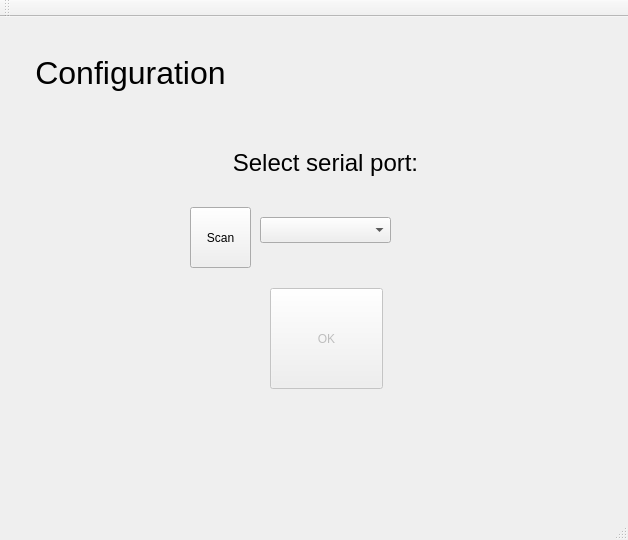
<?xml version="1.0" encoding="UTF-8"?>
<ui version="4.0">
 <class>MainWindow</class>
 <widget class="QMainWindow" name="MainWindow">
  <property name="geometry">
   <rect>
    <x>0</x>
    <y>0</y>
    <width>628</width>
    <height>540</height>
   </rect>
  </property>
  <property name="windowTitle">
   <string>MainWindow</string>
  </property>
  <widget class="QWidget" name="centralWidget">
   <widget class="QStackedWidget" name="stackedWidget">
    <property name="enabled">
     <bool>true</bool>
    </property>
    <property name="geometry">
     <rect>
      <x>0</x>
      <y>0</y>
      <width>631</width>
      <height>481</height>
     </rect>
    </property>
    <property name="currentIndex">
     <number>6</number>
    </property>
    <widget class="QWidget" name="config">
     <widget class="QLabel" name="label">
      <property name="geometry">
       <rect>
        <x>20</x>
        <y>10</y>
        <width>221</width>
        <height>91</height>
       </rect>
      </property>
      <property name="font">
       <font>
        <pointsize>24</pointsize>
       </font>
      </property>
      <property name="text">
       <string>Configuration</string>
      </property>
      <property name="alignment">
       <set>Qt::AlignCenter</set>
      </property>
     </widget>
     <widget class="QPushButton" name="mode_btn">
      <property name="geometry">
       <rect>
        <x>210</x>
        <y>110</y>
        <width>91</width>
        <height>41</height>
       </rect>
      </property>
      <property name="font">
       <font>
        <pointsize>18</pointsize>
       </font>
      </property>
      <property name="text">
       <string>Mode</string>
      </property>
     </widget>
     <widget class="QPushButton" name="syringe_btn">
      <property name="geometry">
       <rect>
        <x>210</x>
        <y>160</y>
        <width>91</width>
        <height>41</height>
       </rect>
      </property>
      <property name="font">
       <font>
        <pointsize>18</pointsize>
       </font>
      </property>
      <property name="text">
       <string>Syringe</string>
      </property>
     </widget>
     <widget class="QPushButton" name="rate_btn">
      <property name="enabled">
       <bool>true</bool>
      </property>
      <property name="geometry">
       <rect>
        <x>210</x>
        <y>210</y>
        <width>91</width>
        <height>41</height>
       </rect>
      </property>
      <property name="font">
       <font>
        <pointsize>18</pointsize>
       </font>
      </property>
      <property name="text">
       <string>Rate</string>
      </property>
     </widget>
     <widget class="QPushButton" name="target_btn">
      <property name="geometry">
       <rect>
        <x>210</x>
        <y>260</y>
        <width>91</width>
        <height>41</height>
       </rect>
      </property>
      <property name="font">
       <font>
        <pointsize>18</pointsize>
       </font>
      </property>
      <property name="text">
       <string>Target</string>
      </property>
     </widget>
     <widget class="QPushButton" name="empty_btn">
      <property name="geometry">
       <rect>
        <x>180</x>
        <y>330</y>
        <width>121</width>
        <height>41</height>
       </rect>
      </property>
      <property name="font">
       <font>
        <pointsize>18</pointsize>
       </font>
      </property>
      <property name="text">
       <string>Fast Empty</string>
      </property>
     </widget>
     <widget class="QPushButton" name="fill_btn">
      <property name="geometry">
       <rect>
        <x>330</x>
        <y>330</y>
        <width>121</width>
        <height>41</height>
       </rect>
      </property>
      <property name="font">
       <font>
        <pointsize>18</pointsize>
       </font>
      </property>
      <property name="text">
       <string>Fast Fill</string>
      </property>
     </widget>
     <widget class="QPushButton" name="run_btn">
      <property name="geometry">
       <rect>
        <x>270</x>
        <y>380</y>
        <width>91</width>
        <height>81</height>
       </rect>
      </property>
      <property name="font">
       <font>
        <pointsize>20</pointsize>
       </font>
      </property>
      <property name="text">
       <string>Run</string>
      </property>
     </widget>
     <widget class="QCheckBox" name="checkBox">
      <property name="geometry">
       <rect>
        <x>470</x>
        <y>180</y>
        <width>87</width>
        <height>20</height>
       </rect>
      </property>
      <property name="text">
       <string>All Correct</string>
      </property>
     </widget>
     <widget class="QTableWidget" name="mode_table">
      <property name="geometry">
       <rect>
        <x>340</x>
        <y>110</y>
        <width>101</width>
        <height>31</height>
       </rect>
      </property>
      <property name="editTriggers">
       <set>QAbstractItemView::NoEditTriggers</set>
      </property>
      <attribute name="horizontalHeaderVisible">
       <bool>false</bool>
      </attribute>
      <attribute name="horizontalHeaderHighlightSections">
       <bool>false</bool>
      </attribute>
      <attribute name="verticalHeaderVisible">
       <bool>false</bool>
      </attribute>
      <row>
       <property name="text">
        <string>New Row</string>
       </property>
       <property name="font">
        <font>
         <pointsize>18</pointsize>
        </font>
       </property>
      </row>
      <column>
       <property name="text">
        <string>New Column</string>
       </property>
      </column>
     </widget>
     <widget class="QTableWidget" name="syringe_table">
      <property name="geometry">
       <rect>
        <x>340</x>
        <y>160</y>
        <width>101</width>
        <height>31</height>
       </rect>
      </property>
      <property name="editTriggers">
       <set>QAbstractItemView::NoEditTriggers</set>
      </property>
      <attribute name="horizontalHeaderVisible">
       <bool>false</bool>
      </attribute>
      <attribute name="horizontalHeaderHighlightSections">
       <bool>false</bool>
      </attribute>
      <attribute name="verticalHeaderVisible">
       <bool>false</bool>
      </attribute>
      <row>
       <property name="text">
        <string>New Row</string>
       </property>
       <property name="font">
        <font>
         <pointsize>18</pointsize>
        </font>
       </property>
      </row>
      <column>
       <property name="text">
        <string>New Column</string>
       </property>
      </column>
     </widget>
     <widget class="QTableWidget" name="rate_table">
      <property name="geometry">
       <rect>
        <x>340</x>
        <y>210</y>
        <width>101</width>
        <height>31</height>
       </rect>
      </property>
      <property name="editTriggers">
       <set>QAbstractItemView::NoEditTriggers</set>
      </property>
      <attribute name="horizontalHeaderVisible">
       <bool>false</bool>
      </attribute>
      <attribute name="horizontalHeaderHighlightSections">
       <bool>false</bool>
      </attribute>
      <attribute name="verticalHeaderVisible">
       <bool>false</bool>
      </attribute>
      <row>
       <property name="text">
        <string>New Row</string>
       </property>
       <property name="font">
        <font>
         <pointsize>18</pointsize>
        </font>
       </property>
      </row>
      <column>
       <property name="text">
        <string>New Column</string>
       </property>
      </column>
     </widget>
     <widget class="QTableWidget" name="target_table_vol">
      <property name="geometry">
       <rect>
        <x>340</x>
        <y>260</y>
        <width>101</width>
        <height>31</height>
       </rect>
      </property>
      <property name="editTriggers">
       <set>QAbstractItemView::NoEditTriggers</set>
      </property>
      <attribute name="horizontalHeaderVisible">
       <bool>false</bool>
      </attribute>
      <attribute name="horizontalHeaderHighlightSections">
       <bool>false</bool>
      </attribute>
      <attribute name="verticalHeaderVisible">
       <bool>false</bool>
      </attribute>
      <row>
       <property name="text">
        <string>New Row</string>
       </property>
       <property name="font">
        <font>
         <pointsize>18</pointsize>
        </font>
       </property>
      </row>
      <column>
       <property name="text">
        <string>New Column</string>
       </property>
      </column>
     </widget>
     <widget class="QTableWidget" name="target_table_time">
      <property name="geometry">
       <rect>
        <x>480</x>
        <y>260</y>
        <width>101</width>
        <height>31</height>
       </rect>
      </property>
      <property name="editTriggers">
       <set>QAbstractItemView::NoEditTriggers</set>
      </property>
      <attribute name="horizontalHeaderVisible">
       <bool>false</bool>
      </attribute>
      <attribute name="horizontalHeaderHighlightSections">
       <bool>false</bool>
      </attribute>
      <attribute name="verticalHeaderVisible">
       <bool>false</bool>
      </attribute>
      <row>
       <property name="text">
        <string>New Row</string>
       </property>
       <property name="font">
        <font>
         <pointsize>18</pointsize>
        </font>
       </property>
      </row>
      <column>
       <property name="text">
        <string>New Column</string>
       </property>
      </column>
     </widget>
     <widget class="QLabel" name="label_21">
      <property name="geometry">
       <rect>
        <x>430</x>
        <y>265</y>
        <width>60</width>
        <height>21</height>
       </rect>
      </property>
      <property name="font">
       <font>
        <pointsize>18</pointsize>
       </font>
      </property>
      <property name="text">
       <string>=</string>
      </property>
      <property name="alignment">
       <set>Qt::AlignCenter</set>
      </property>
     </widget>
    </widget>
    <widget class="QWidget" name="mode">
     <widget class="QLabel" name="label_2">
      <property name="geometry">
       <rect>
        <x>30</x>
        <y>0</y>
        <width>211</width>
        <height>111</height>
       </rect>
      </property>
      <property name="font">
       <font>
        <pointsize>24</pointsize>
       </font>
      </property>
      <property name="text">
       <string>Mode Select</string>
      </property>
      <property name="alignment">
       <set>Qt::AlignCenter</set>
      </property>
     </widget>
     <widget class="QComboBox" name="comboBox">
      <property name="geometry">
       <rect>
        <x>260</x>
        <y>210</y>
        <width>111</width>
        <height>31</height>
       </rect>
      </property>
      <property name="font">
       <font>
        <pointsize>18</pointsize>
       </font>
      </property>
      <item>
       <property name="text">
        <string>Pumping</string>
       </property>
      </item>
      <item>
       <property name="text">
        <string>Filling</string>
       </property>
      </item>
     </widget>
     <widget class="QPushButton" name="done1_btn">
      <property name="geometry">
       <rect>
        <x>270</x>
        <y>340</y>
        <width>91</width>
        <height>51</height>
       </rect>
      </property>
      <property name="font">
       <font>
        <pointsize>18</pointsize>
       </font>
      </property>
      <property name="text">
       <string>Done</string>
      </property>
     </widget>
    </widget>
    <widget class="QWidget" name="syringe">
     <widget class="QLabel" name="label_3">
      <property name="geometry">
       <rect>
        <x>10</x>
        <y>0</y>
        <width>231</width>
        <height>111</height>
       </rect>
      </property>
      <property name="font">
       <font>
        <pointsize>24</pointsize>
       </font>
      </property>
      <property name="text">
       <string>Syringe Select</string>
      </property>
      <property name="alignment">
       <set>Qt::AlignCenter</set>
      </property>
     </widget>
     <widget class="QComboBox" name="comboBox_2">
      <property name="geometry">
       <rect>
        <x>200</x>
        <y>140</y>
        <width>241</width>
        <height>51</height>
       </rect>
      </property>
      <property name="font">
       <font>
        <pointsize>18</pointsize>
       </font>
      </property>
      <item>
       <property name="text">
        <string>Custom</string>
       </property>
      </item>
      <item>
       <property name="text">
        <string>Hamilton Gastight (5ml)</string>
       </property>
      </item>
      <item>
       <property name="text">
        <string>Hamilton Gastight (10ml)</string>
       </property>
      </item>
     </widget>
     <widget class="QPushButton" name="done2_btn">
      <property name="geometry">
       <rect>
        <x>270</x>
        <y>340</y>
        <width>91</width>
        <height>51</height>
       </rect>
      </property>
      <property name="font">
       <font>
        <pointsize>18</pointsize>
       </font>
      </property>
      <property name="text">
       <string>Done</string>
      </property>
     </widget>
     <widget class="QLabel" name="label_7">
      <property name="geometry">
       <rect>
        <x>160</x>
        <y>190</y>
        <width>251</width>
        <height>51</height>
       </rect>
      </property>
      <property name="font">
       <font>
        <pointsize>18</pointsize>
       </font>
      </property>
      <property name="text">
       <string>Custom Dimensions:</string>
      </property>
      <property name="alignment">
       <set>Qt::AlignCenter</set>
      </property>
     </widget>
     <widget class="QLabel" name="label_8">
      <property name="geometry">
       <rect>
        <x>150</x>
        <y>230</y>
        <width>191</width>
        <height>31</height>
       </rect>
      </property>
      <property name="font">
       <font>
        <pointsize>16</pointsize>
       </font>
      </property>
      <property name="text">
       <string>&lt;html&gt;&lt;head/&gt;&lt;body&gt;&lt;p&gt;Volume (ml)&lt;/p&gt;&lt;/body&gt;&lt;/html&gt;</string>
      </property>
      <property name="alignment">
       <set>Qt::AlignCenter</set>
      </property>
     </widget>
     <widget class="QDoubleSpinBox" name="doubleSpinBox">
      <property name="geometry">
       <rect>
        <x>370</x>
        <y>260</y>
        <width>68</width>
        <height>24</height>
       </rect>
      </property>
      <property name="minimum">
       <double>1.000000000000000</double>
      </property>
      <property name="maximum">
       <double>20.000000000000000</double>
      </property>
      <property name="singleStep">
       <double>0.100000000000000</double>
      </property>
      <property name="value">
       <double>1.000000000000000</double>
      </property>
     </widget>
     <widget class="QLabel" name="label_17">
      <property name="geometry">
       <rect>
        <x>150</x>
        <y>260</y>
        <width>251</width>
        <height>21</height>
       </rect>
      </property>
      <property name="font">
       <font>
        <pointsize>16</pointsize>
       </font>
      </property>
      <property name="text">
       <string>&lt;html&gt;&lt;head/&gt;&lt;body&gt;&lt;p&gt;Inner Diameter (mm)&lt;/p&gt;&lt;/body&gt;&lt;/html&gt;</string>
      </property>
      <property name="alignment">
       <set>Qt::AlignCenter</set>
      </property>
     </widget>
     <widget class="QSpinBox" name="spinBox_4">
      <property name="geometry">
       <rect>
        <x>390</x>
        <y>230</y>
        <width>48</width>
        <height>24</height>
       </rect>
      </property>
      <property name="minimum">
       <number>1</number>
      </property>
      <property name="maximum">
       <number>20</number>
      </property>
     </widget>
    </widget>
    <widget class="QWidget" name="rates">
     <widget class="QLabel" name="label_4">
      <property name="geometry">
       <rect>
        <x>40</x>
        <y>10</y>
        <width>211</width>
        <height>91</height>
       </rect>
      </property>
      <property name="font">
       <font>
        <pointsize>24</pointsize>
       </font>
      </property>
      <property name="text">
       <string>Flow Rate</string>
      </property>
      <property name="alignment">
       <set>Qt::AlignCenter</set>
      </property>
     </widget>
     <widget class="QComboBox" name="comboBox_3">
      <property name="geometry">
       <rect>
        <x>250</x>
        <y>90</y>
        <width>81</width>
        <height>26</height>
       </rect>
      </property>
      <item>
       <property name="text">
        <string>μl/sec</string>
       </property>
      </item>
      <item>
       <property name="text">
        <string>μl/min</string>
       </property>
      </item>
      <item>
       <property name="text">
        <string>ml/sec</string>
       </property>
      </item>
      <item>
       <property name="text">
        <string>ml/min</string>
       </property>
      </item>
     </widget>
     <widget class="QLabel" name="label_9">
      <property name="geometry">
       <rect>
        <x>10</x>
        <y>90</y>
        <width>251</width>
        <height>21</height>
       </rect>
      </property>
      <property name="font">
       <font>
        <pointsize>18</pointsize>
       </font>
      </property>
      <property name="text">
       <string>Unit vol. per unit time</string>
      </property>
      <property name="alignment">
       <set>Qt::AlignCenter</set>
      </property>
     </widget>
     <widget class="QLabel" name="label_10">
      <property name="geometry">
       <rect>
        <x>30</x>
        <y>130</y>
        <width>121</width>
        <height>16</height>
       </rect>
      </property>
      <property name="font">
       <font>
        <pointsize>18</pointsize>
       </font>
      </property>
      <property name="text">
       <string>Max Rate:</string>
      </property>
      <property name="alignment">
       <set>Qt::AlignCenter</set>
      </property>
     </widget>
     <widget class="QLabel" name="label_11">
      <property name="geometry">
       <rect>
        <x>30</x>
        <y>180</y>
        <width>121</width>
        <height>16</height>
       </rect>
      </property>
      <property name="font">
       <font>
        <pointsize>18</pointsize>
       </font>
      </property>
      <property name="text">
       <string>Min Rate:</string>
      </property>
      <property name="alignment">
       <set>Qt::AlignCenter</set>
      </property>
     </widget>
     <widget class="QTableWidget" name="maxrate_table">
      <property name="geometry">
       <rect>
        <x>220</x>
        <y>130</y>
        <width>101</width>
        <height>31</height>
       </rect>
      </property>
      <property name="editTriggers">
       <set>QAbstractItemView::NoEditTriggers</set>
      </property>
      <attribute name="horizontalHeaderVisible">
       <bool>false</bool>
      </attribute>
      <attribute name="horizontalHeaderHighlightSections">
       <bool>false</bool>
      </attribute>
      <attribute name="verticalHeaderVisible">
       <bool>false</bool>
      </attribute>
      <row>
       <property name="text">
        <string>New Row</string>
       </property>
       <property name="font">
        <font>
         <pointsize>18</pointsize>
        </font>
       </property>
      </row>
      <column>
       <property name="text">
        <string>New Column</string>
       </property>
      </column>
     </widget>
     <widget class="QLabel" name="label_12">
      <property name="geometry">
       <rect>
        <x>20</x>
        <y>280</y>
        <width>131</width>
        <height>16</height>
       </rect>
      </property>
      <property name="font">
       <font>
        <pointsize>18</pointsize>
       </font>
      </property>
      <property name="text">
       <string>Set Rate:</string>
      </property>
      <property name="alignment">
       <set>Qt::AlignCenter</set>
      </property>
     </widget>
     <widget class="QPushButton" name="done3_btn">
      <property name="geometry">
       <rect>
        <x>270</x>
        <y>340</y>
        <width>91</width>
        <height>51</height>
       </rect>
      </property>
      <property name="font">
       <font>
        <pointsize>18</pointsize>
       </font>
      </property>
      <property name="text">
       <string>Done</string>
      </property>
     </widget>
     <widget class="QTableWidget" name="minrate_table">
      <property name="geometry">
       <rect>
        <x>220</x>
        <y>180</y>
        <width>101</width>
        <height>31</height>
       </rect>
      </property>
      <property name="editTriggers">
       <set>QAbstractItemView::NoEditTriggers</set>
      </property>
      <attribute name="horizontalHeaderVisible">
       <bool>false</bool>
      </attribute>
      <attribute name="horizontalHeaderHighlightSections">
       <bool>false</bool>
      </attribute>
      <attribute name="verticalHeaderVisible">
       <bool>false</bool>
      </attribute>
      <row>
       <property name="text">
        <string>New Row</string>
       </property>
       <property name="font">
        <font>
         <pointsize>18</pointsize>
        </font>
       </property>
      </row>
      <column>
       <property name="text">
        <string>New Column</string>
       </property>
      </column>
     </widget>
     <widget class="QTableWidget" name="stepres_table">
      <property name="geometry">
       <rect>
        <x>220</x>
        <y>230</y>
        <width>101</width>
        <height>31</height>
       </rect>
      </property>
      <property name="editTriggers">
       <set>QAbstractItemView::NoEditTriggers</set>
      </property>
      <attribute name="horizontalHeaderVisible">
       <bool>false</bool>
      </attribute>
      <attribute name="horizontalHeaderHighlightSections">
       <bool>false</bool>
      </attribute>
      <attribute name="verticalHeaderVisible">
       <bool>false</bool>
      </attribute>
      <row>
       <property name="text">
        <string>New Row</string>
       </property>
       <property name="font">
        <font>
         <pointsize>18</pointsize>
        </font>
       </property>
      </row>
      <column>
       <property name="text">
        <string>New Column</string>
       </property>
      </column>
     </widget>
     <widget class="QLabel" name="label_20">
      <property name="geometry">
       <rect>
        <x>30</x>
        <y>220</y>
        <width>171</width>
        <height>41</height>
       </rect>
      </property>
      <property name="font">
       <font>
        <pointsize>18</pointsize>
       </font>
      </property>
      <property name="text">
       <string>Step Resolution:</string>
      </property>
      <property name="alignment">
       <set>Qt::AlignCenter</set>
      </property>
     </widget>
     <widget class="QTableWidget" name="units_table">
      <property name="geometry">
       <rect>
        <x>320</x>
        <y>280</y>
        <width>101</width>
        <height>31</height>
       </rect>
      </property>
      <property name="editTriggers">
       <set>QAbstractItemView::NoEditTriggers</set>
      </property>
      <attribute name="horizontalHeaderVisible">
       <bool>false</bool>
      </attribute>
      <attribute name="horizontalHeaderHighlightSections">
       <bool>false</bool>
      </attribute>
      <attribute name="verticalHeaderVisible">
       <bool>false</bool>
      </attribute>
      <row>
       <property name="text">
        <string>New Row</string>
       </property>
       <property name="font">
        <font>
         <pointsize>18</pointsize>
        </font>
       </property>
      </row>
      <column>
       <property name="text">
        <string>New Column</string>
       </property>
      </column>
     </widget>
     <widget class="QDoubleSpinBox" name="rate_box">
      <property name="geometry">
       <rect>
        <x>220</x>
        <y>280</y>
        <width>68</width>
        <height>24</height>
       </rect>
      </property>
     </widget>
    </widget>
    <widget class="QWidget" name="target">
     <widget class="QLabel" name="label_5">
      <property name="geometry">
       <rect>
        <x>20</x>
        <y>20</y>
        <width>221</width>
        <height>71</height>
       </rect>
      </property>
      <property name="font">
       <font>
        <pointsize>24</pointsize>
       </font>
      </property>
      <property name="text">
       <string>Target Select</string>
      </property>
      <property name="alignment">
       <set>Qt::AlignCenter</set>
      </property>
     </widget>
     <widget class="QRadioButton" name="radioButton">
      <property name="geometry">
       <rect>
        <x>50</x>
        <y>90</y>
        <width>121</width>
        <height>20</height>
       </rect>
      </property>
      <property name="font">
       <font>
        <pointsize>18</pointsize>
       </font>
      </property>
      <property name="text">
       <string>Volume</string>
      </property>
      <property name="checked">
       <bool>true</bool>
      </property>
     </widget>
     <widget class="QRadioButton" name="radioButton_2">
      <property name="geometry">
       <rect>
        <x>50</x>
        <y>130</y>
        <width>131</width>
        <height>20</height>
       </rect>
      </property>
      <property name="font">
       <font>
        <pointsize>18</pointsize>
       </font>
      </property>
      <property name="text">
       <string>Time</string>
      </property>
     </widget>
     <widget class="QSpinBox" name="spinBox_2">
      <property name="geometry">
       <rect>
        <x>177</x>
        <y>90</y>
        <width>51</width>
        <height>21</height>
       </rect>
      </property>
      <property name="maximum">
       <number>5000</number>
      </property>
     </widget>
     <widget class="QSpinBox" name="spinBox_3">
      <property name="geometry">
       <rect>
        <x>177</x>
        <y>130</y>
        <width>51</width>
        <height>21</height>
       </rect>
      </property>
      <property name="maximum">
       <number>5000</number>
      </property>
     </widget>
     <widget class="QLabel" name="label_13">
      <property name="geometry">
       <rect>
        <x>240</x>
        <y>130</y>
        <width>60</width>
        <height>21</height>
       </rect>
      </property>
      <property name="font">
       <font>
        <pointsize>18</pointsize>
       </font>
      </property>
      <property name="text">
       <string>Secs</string>
      </property>
     </widget>
     <widget class="QLabel" name="label_14">
      <property name="geometry">
       <rect>
        <x>240</x>
        <y>90</y>
        <width>60</width>
        <height>21</height>
       </rect>
      </property>
      <property name="font">
       <font>
        <pointsize>18</pointsize>
       </font>
      </property>
      <property name="text">
       <string>μl</string>
      </property>
     </widget>
     <widget class="QLabel" name="label_15">
      <property name="geometry">
       <rect>
        <x>50</x>
        <y>190</y>
        <width>141</width>
        <height>16</height>
       </rect>
      </property>
      <property name="font">
       <font>
        <pointsize>18</pointsize>
       </font>
      </property>
      <property name="text">
       <string>Max volume:</string>
      </property>
     </widget>
     <widget class="QLabel" name="label_16">
      <property name="geometry">
       <rect>
        <x>50</x>
        <y>240</y>
        <width>141</width>
        <height>16</height>
       </rect>
      </property>
      <property name="font">
       <font>
        <pointsize>18</pointsize>
       </font>
      </property>
      <property name="text">
       <string>Max time:</string>
      </property>
     </widget>
     <widget class="QTableWidget" name="max_vol_table">
      <property name="geometry">
       <rect>
        <x>180</x>
        <y>180</y>
        <width>101</width>
        <height>31</height>
       </rect>
      </property>
      <property name="editTriggers">
       <set>QAbstractItemView::NoEditTriggers</set>
      </property>
      <attribute name="horizontalHeaderVisible">
       <bool>false</bool>
      </attribute>
      <attribute name="horizontalHeaderHighlightSections">
       <bool>false</bool>
      </attribute>
      <attribute name="verticalHeaderVisible">
       <bool>false</bool>
      </attribute>
      <attribute name="verticalHeaderHighlightSections">
       <bool>false</bool>
      </attribute>
      <row>
       <property name="text">
        <string/>
       </property>
      </row>
      <column>
       <property name="text">
        <string/>
       </property>
      </column>
     </widget>
     <widget class="QTableWidget" name="max_time_table">
      <property name="geometry">
       <rect>
        <x>180</x>
        <y>240</y>
        <width>101</width>
        <height>31</height>
       </rect>
      </property>
      <property name="editTriggers">
       <set>QAbstractItemView::NoEditTriggers</set>
      </property>
      <attribute name="horizontalHeaderVisible">
       <bool>false</bool>
      </attribute>
      <attribute name="horizontalHeaderHighlightSections">
       <bool>false</bool>
      </attribute>
      <attribute name="verticalHeaderVisible">
       <bool>false</bool>
      </attribute>
      <attribute name="verticalHeaderHighlightSections">
       <bool>false</bool>
      </attribute>
      <row>
       <property name="text">
        <string/>
       </property>
      </row>
      <column>
       <property name="text">
        <string/>
       </property>
      </column>
     </widget>
     <widget class="QPushButton" name="done4_btn">
      <property name="geometry">
       <rect>
        <x>270</x>
        <y>340</y>
        <width>91</width>
        <height>51</height>
       </rect>
      </property>
      <property name="font">
       <font>
        <pointsize>18</pointsize>
       </font>
      </property>
      <property name="text">
       <string>Done</string>
      </property>
     </widget>
    </widget>
    <widget class="QWidget" name="visuals">
     <widget class="QLabel" name="label_6">
      <property name="geometry">
       <rect>
        <x>80</x>
        <y>20</y>
        <width>151</width>
        <height>71</height>
       </rect>
      </property>
      <property name="font">
       <font>
        <pointsize>24</pointsize>
       </font>
      </property>
      <property name="text">
       <string>Progress</string>
      </property>
      <property name="alignment">
       <set>Qt::AlignCenter</set>
      </property>
     </widget>
     <widget class="QPushButton" name="stop_btn">
      <property name="geometry">
       <rect>
        <x>260</x>
        <y>340</y>
        <width>113</width>
        <height>81</height>
       </rect>
      </property>
      <property name="font">
       <font>
        <pointsize>18</pointsize>
       </font>
      </property>
      <property name="text">
       <string>STOP</string>
      </property>
     </widget>
     <widget class="QTableWidget" name="display_rate_table">
      <property name="geometry">
       <rect>
        <x>270</x>
        <y>150</y>
        <width>101</width>
        <height>31</height>
       </rect>
      </property>
      <property name="editTriggers">
       <set>QAbstractItemView::NoEditTriggers</set>
      </property>
      <attribute name="horizontalHeaderVisible">
       <bool>false</bool>
      </attribute>
      <attribute name="horizontalHeaderHighlightSections">
       <bool>false</bool>
      </attribute>
      <attribute name="verticalHeaderVisible">
       <bool>false</bool>
      </attribute>
      <attribute name="verticalHeaderHighlightSections">
       <bool>false</bool>
      </attribute>
      <row>
       <property name="text">
        <string>New Row</string>
       </property>
      </row>
      <column>
       <property name="text">
        <string>New Column</string>
       </property>
      </column>
     </widget>
     <widget class="QTableWidget" name="display_time_table">
      <property name="geometry">
       <rect>
        <x>270</x>
        <y>220</y>
        <width>101</width>
        <height>31</height>
       </rect>
      </property>
      <property name="editTriggers">
       <set>QAbstractItemView::NoEditTriggers</set>
      </property>
      <attribute name="horizontalHeaderVisible">
       <bool>false</bool>
      </attribute>
      <attribute name="horizontalHeaderHighlightSections">
       <bool>false</bool>
      </attribute>
      <attribute name="verticalHeaderVisible">
       <bool>false</bool>
      </attribute>
      <attribute name="verticalHeaderHighlightSections">
       <bool>false</bool>
      </attribute>
      <row>
       <property name="text">
        <string>New Row</string>
       </property>
      </row>
      <column>
       <property name="text">
        <string>New Column</string>
       </property>
      </column>
     </widget>
     <widget class="QLabel" name="label_22">
      <property name="geometry">
       <rect>
        <x>310</x>
        <y>130</y>
        <width>60</width>
        <height>16</height>
       </rect>
      </property>
      <property name="font">
       <font>
        <pointsize>18</pointsize>
       </font>
      </property>
      <property name="text">
       <string>at</string>
      </property>
     </widget>
     <widget class="QLabel" name="label_23">
      <property name="geometry">
       <rect>
        <x>310</x>
        <y>190</y>
        <width>60</width>
        <height>16</height>
       </rect>
      </property>
      <property name="font">
       <font>
        <pointsize>18</pointsize>
       </font>
      </property>
      <property name="text">
       <string>for</string>
      </property>
     </widget>
     <widget class="QTableWidget" name="display_mode_table">
      <property name="geometry">
       <rect>
        <x>270</x>
        <y>90</y>
        <width>101</width>
        <height>31</height>
       </rect>
      </property>
      <property name="editTriggers">
       <set>QAbstractItemView::NoEditTriggers</set>
      </property>
      <attribute name="horizontalHeaderVisible">
       <bool>false</bool>
      </attribute>
      <attribute name="horizontalHeaderHighlightSections">
       <bool>false</bool>
      </attribute>
      <attribute name="verticalHeaderVisible">
       <bool>false</bool>
      </attribute>
      <attribute name="verticalHeaderHighlightSections">
       <bool>false</bool>
      </attribute>
      <row>
       <property name="text">
        <string>New Row</string>
       </property>
      </row>
      <column>
       <property name="text">
        <string>New Column</string>
       </property>
      </column>
     </widget>
     <widget class="QProgressBar" name="progressBar">
      <property name="geometry">
       <rect>
        <x>260</x>
        <y>290</y>
        <width>118</width>
        <height>23</height>
       </rect>
      </property>
      <property name="value">
       <number>24</number>
      </property>
     </widget>
    </widget>
    <widget class="QWidget" name="page">
     <widget class="QPushButton" name="OK_btn">
      <property name="enabled">
       <bool>false</bool>
      </property>
      <property name="geometry">
       <rect>
        <x>270</x>
        <y>271</y>
        <width>113</width>
        <height>101</height>
       </rect>
      </property>
      <property name="text">
       <string>OK</string>
      </property>
     </widget>
     <widget class="QLabel" name="label_18">
      <property name="geometry">
       <rect>
        <x>200</x>
        <y>110</y>
        <width>251</width>
        <height>71</height>
       </rect>
      </property>
      <property name="font">
       <font>
        <pointsize>18</pointsize>
       </font>
      </property>
      <property name="layoutDirection">
       <enum>Qt::LeftToRight</enum>
      </property>
      <property name="text">
       <string>Select serial port:</string>
      </property>
      <property name="alignment">
       <set>Qt::AlignCenter</set>
      </property>
     </widget>
     <widget class="QLabel" name="label_19">
      <property name="geometry">
       <rect>
        <x>20</x>
        <y>10</y>
        <width>221</width>
        <height>91</height>
       </rect>
      </property>
      <property name="font">
       <font>
        <pointsize>24</pointsize>
       </font>
      </property>
      <property name="text">
       <string>Configuration</string>
      </property>
      <property name="alignment">
       <set>Qt::AlignCenter</set>
      </property>
     </widget>
     <widget class="QComboBox" name="serial_port">
      <property name="geometry">
       <rect>
        <x>260</x>
        <y>200</y>
        <width>131</width>
        <height>26</height>
       </rect>
      </property>
     </widget>
     <widget class="QPushButton" name="scan_btn">
      <property name="geometry">
       <rect>
        <x>190</x>
        <y>190</y>
        <width>61</width>
        <height>61</height>
       </rect>
      </property>
      <property name="text">
       <string>Scan</string>
      </property>
     </widget>
    </widget>
   </widget>
  </widget>
  <widget class="QMenuBar" name="menuBar">
   <property name="geometry">
    <rect>
     <x>0</x>
     <y>0</y>
     <width>628</width>
     <height>22</height>
    </rect>
   </property>
  </widget>
  <widget class="QToolBar" name="mainToolBar">
   <attribute name="toolBarArea">
    <enum>TopToolBarArea</enum>
   </attribute>
   <attribute name="toolBarBreak">
    <bool>false</bool>
   </attribute>
  </widget>
  <widget class="QStatusBar" name="statusBar"/>
 </widget>
 <layoutdefault spacing="6" margin="11"/>
 <resources/>
 <connections/>
</ui>
